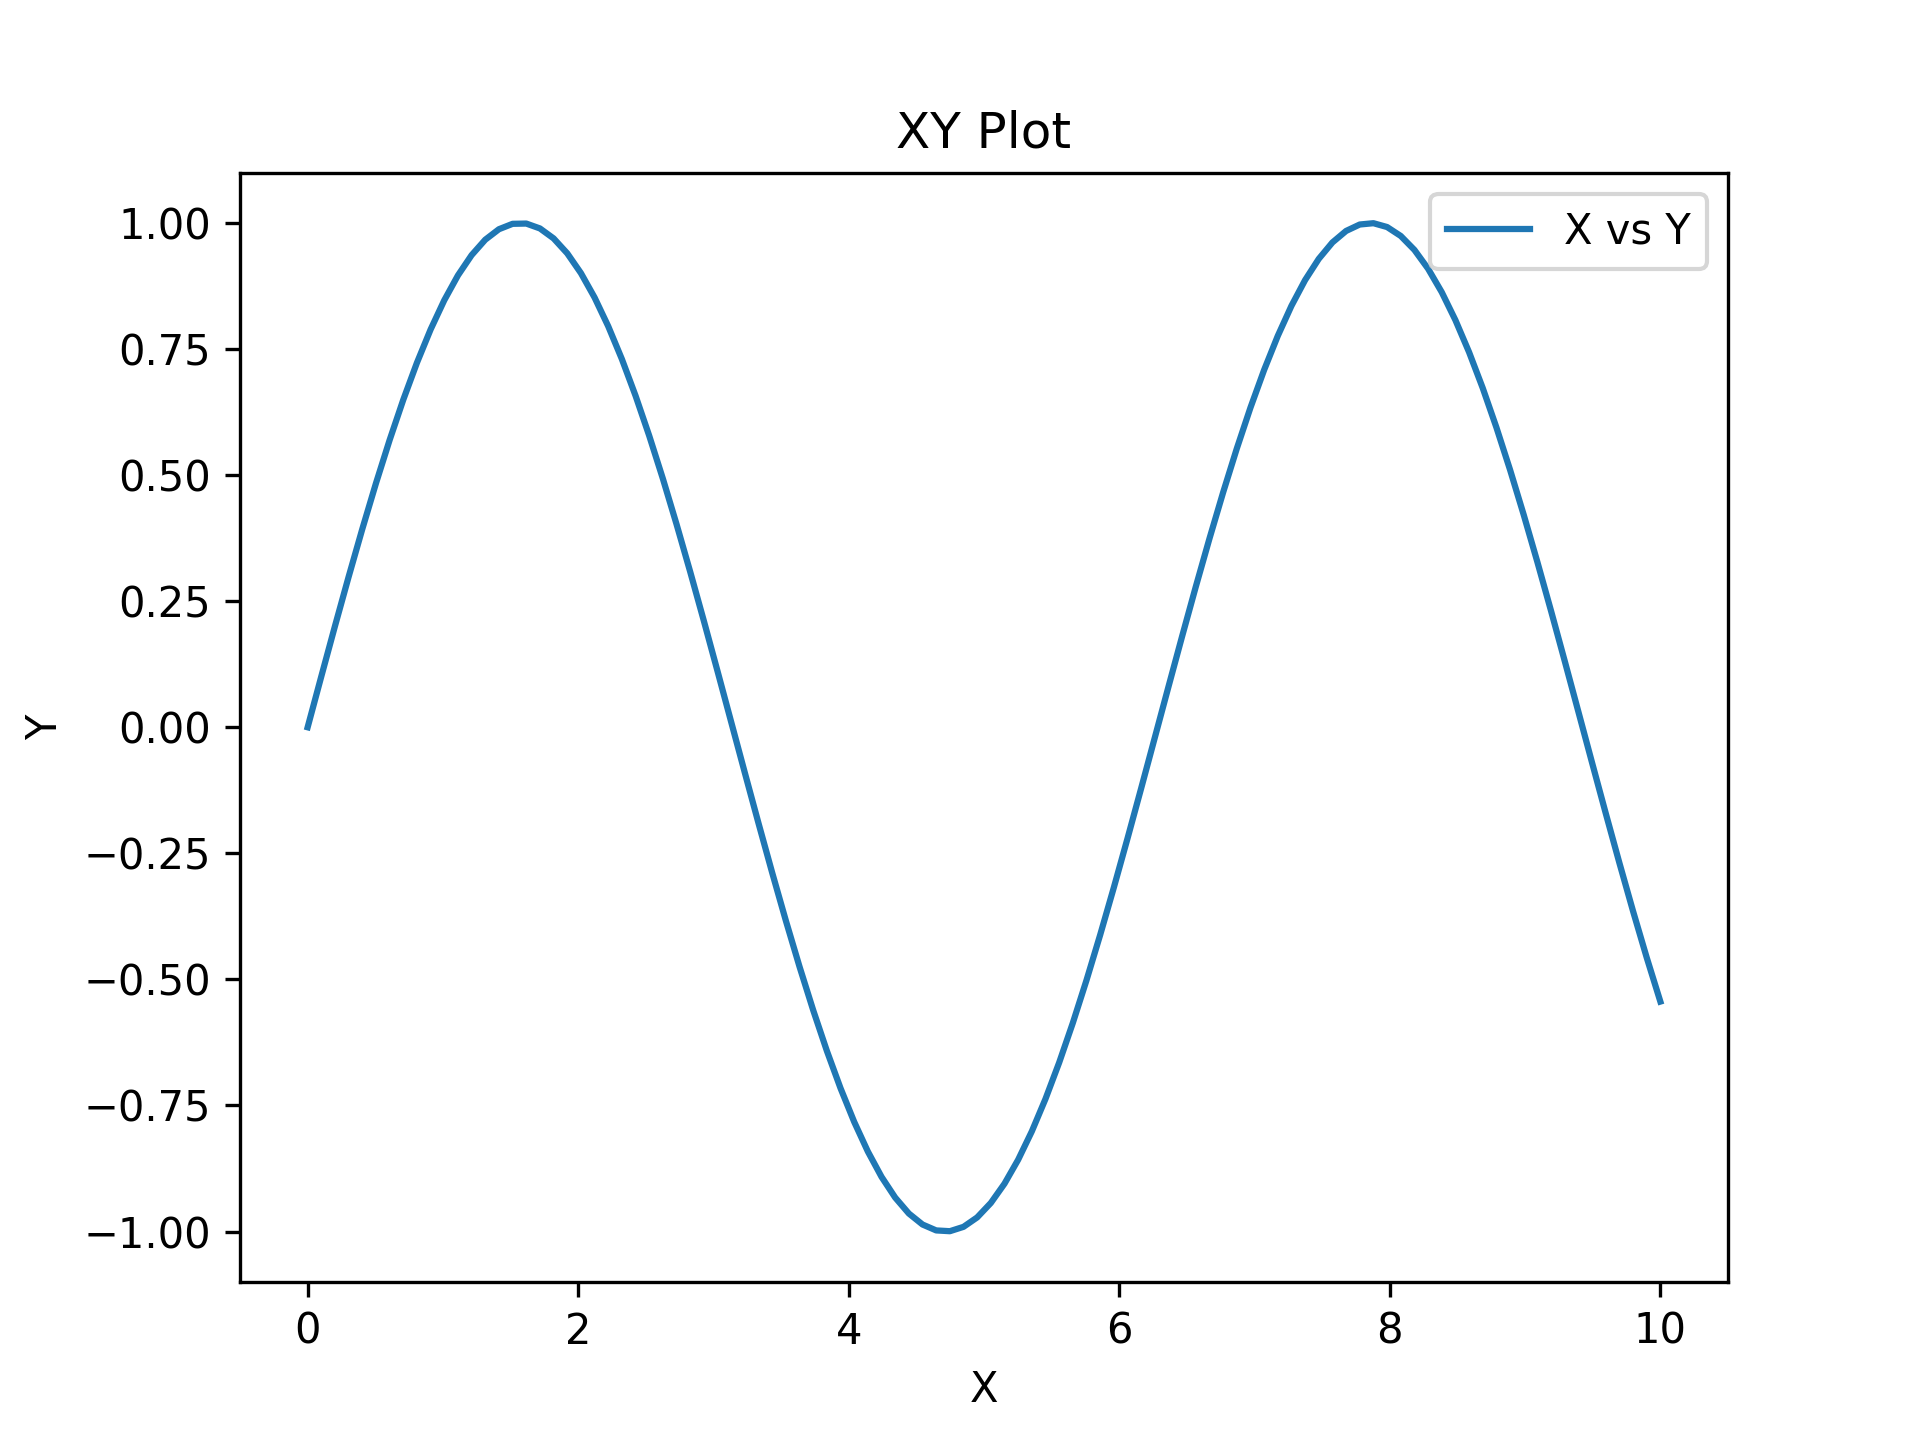

Recreate this plot in Python.
"""Created on Mar 08 02:40:12 2026"""

import matplotlib.pyplot as plt
import numpy as np

from plotez import plot_xy

x = np.linspace(0, 10, 100)
y = np.sin(x)
plot_xy(x, y, data_label="X vs Y")

# plt.show()
plt.savefig("RTD_E1_simple.png", dpi=300)
plt.close()
